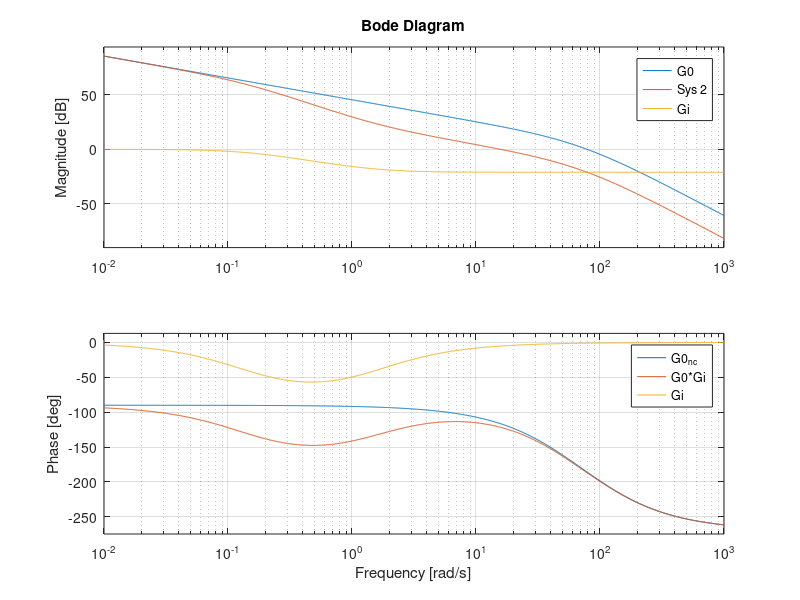

The MATLAB script that drew this image:
clc
clear

s = tf('s');

K = 1;
G0 = K * 100/(s*(s+50)*(s+100))

Mp = 10;

C = (-log(Mp/100))/sqrt(pi^2 + (log(Mp/100))^2) % ceta preku Mp%

Phi_rf = 100*C % aproksimacija na Phirf preku ceta

% Phirf = 180 + arg(G0) = 59.115 => arg(G0) = -120.885

margin(G0)
grid on;

%% za da Phi_rf = 59.115 => K = 10^(60/20)

K = 10^(59.4/20);
G0 = K * 100/(s*(s+50)*(s+100))

Kv = dcgain(s*G0)

e_stac = double(1/Kv)

e_stac_komp = e_stac/10

Kv_new = 1/e_stac_komp % ova ni ukazhuva deka vo sistemot treba da dodademe zasiluvanje od 10 (Kv_new e 10 pati pogolemo od Kv)

%%
K = 10^(59.4/20) * 10;
G0 = K * 100/(s*(s+50)*(s+100))

margin(G0);
grid on;

% bidejkji sistemot preminuva vo nestabilen, potrebno e da se proektira
% integralen komp. Gi(s) = p/z * (s+z)/(s+p); z > p

%%
corr_factor = 2;

wmax = 15.7 % so korekcionen faktor od 2 stepeni, preku arg(G0) (od prethodno)
mag_wmax = 21;

z_p = 10^(mag_wmax/20);

z = wmax/10; % po konvencija, mozhe da bide 10, 15 itn.
p = z/z_p % z * 1/z/p = z * p/z = p

Gi = 1/z_p * (s+z)/(s+p)

bode(G0, G0*Gi, Gi)
legend('G0_{nc}', 'G0*Gi', 'Gi')
grid on;

%% proverka za e(inf)
clc

K = 10^(59.4/20) * 10;
G0 = K * 100/(s*(s+50)*(s+100))

Gi = p/z * (s+z)/(s+p)

Kv = dcgain(s*G0*Gi)
e_stac = double(1/Kv)
